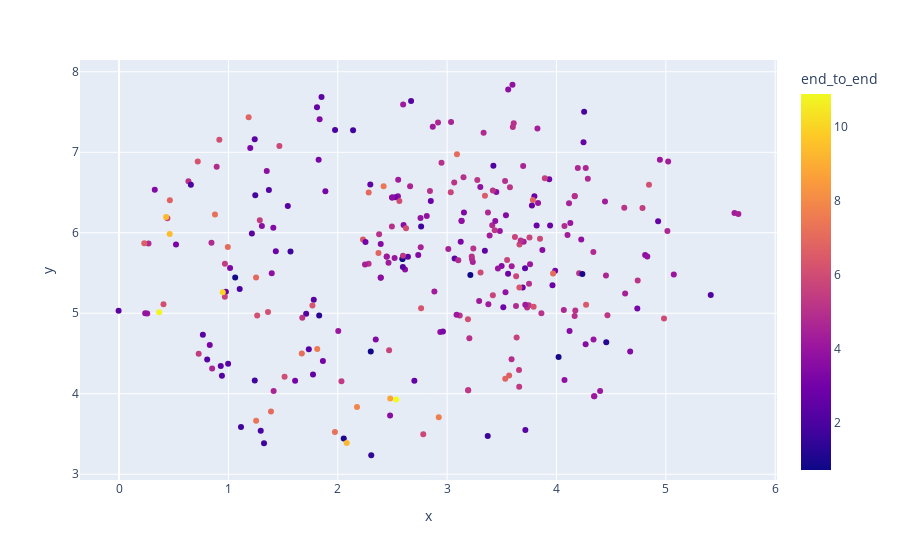

Write notebook code for a chart like this one.
### Markdown cell above
Based on the visualization using original labels here we can confirm that how PED00156 (Random) enmsemble is different from PED00157 and PED00158 in terms of the dihederal angles distribution.

### Code cell
vis.dimensionality_reduction_scatter(color_by='end_to_end', kde_by_ensemble=True, size=20, plotly=True);

### Figure 1 — Plotly figure (JSON) as saved in the notebook; plotly's stock layout.template omitted (floating-point values rounded to 4 significant figures; data arrays with more than 128 entries replaced by an {"elided": "..."} marker saying what was removed)
{"data": [{"customdata": {"elided": "288x1 str values"}, "hovertemplate": "x=%{x}<br>y=%{y}<br>index=%{customdata[0]}<br>color=%{marker.color}<extra></extra>", "legendgroup": "", "marker": {"color": {"elided": "288 float values"}, "coloraxis": "coloraxis", "symbol": "circle"}, "mode": "markers", "name": "", "orientation": "v", "showlegend": false, "type": "scatter", "x": {"elided": "288 float values"}, "xaxis": "x", "y": {"elided": "288 float values"}, "yaxis": "y"}], "layout": {"coloraxis": {"colorbar": {"title": {"text": "end_to_end"}}, "colorscale": [[0, "#0d0887"], [0.1111, "#46039f"], [0.2222, "#7201a8"], [0.3333, "#9c179e"], [0.4444, "#bd3786"], [0.5556, "#d8576b"], [0.6667, "#ed7953"], [0.7778, "#fb9f3a"], [0.8889, "#fdca26"], [1, "#f0f921"]]}, "legend": {"tracegroupgap": 0}, "margin": {"t": 60}, "xaxis": {"anchor": "y", "domain": [0, 1], "title": {"text": "x"}}, "yaxis": {"anchor": "x", "domain": [0, 1], "title": {"text": "y"}}}}
